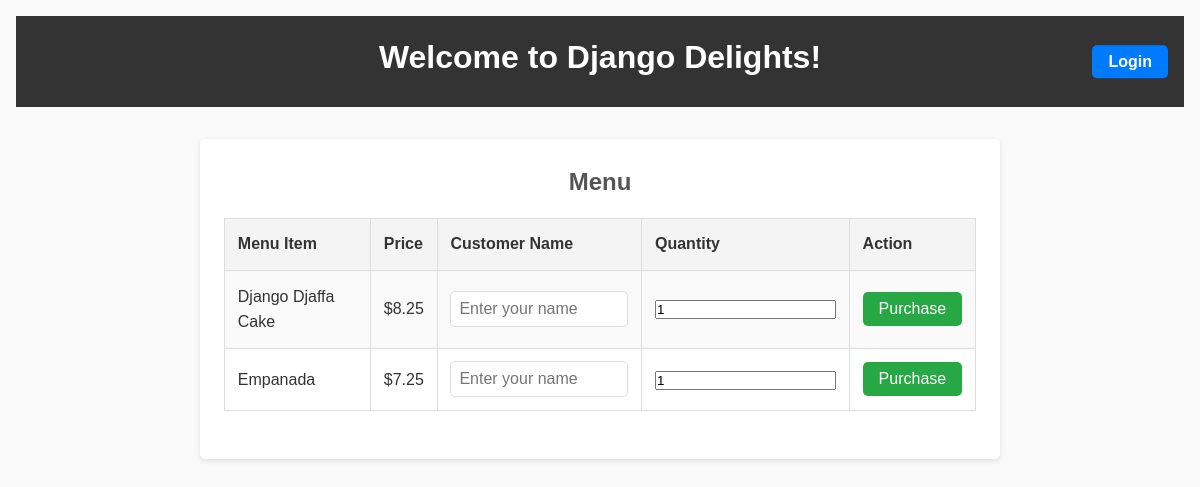
The page / on the database its author committed.
### inventory/models.py (models this page shows, shortened)
class MenuItem(models.Model):
    title = models.CharField(max_length=100, unique=True)
    price = models.DecimalField(max_digits=10, decimal_places=2)

### inventory/views.py (the view, shortened to what this page needs)
# urls.py: 2. Add a URL to urlpatterns:  path('', views.home, name='home')
def home(request):
    menu_items = MenuItem.objects.all()  # Get all menu items
    return render(request, 'home.html', {'menu_items': menu_items})

### templates/home.html (shortened to what this page needs)
<!DOCTYPE html>
<html>
<head>
    {% load static %}
    <link rel="stylesheet" href="{% static 'css/home.css' %}">
</head>
<body>
    <header>
        <h1>Welcome to Django Delights!</h1>
        <div class="login-button">
            <a href="{% url 'login' %}">Login</a>
        </div>
    </header>
    <main>
        <h2>Menu</h2>
        <form method="post">
            <table>
                <tr>
                    <th>Menu Item</th>
                    <th>Price</th>
                    <th>Customer Name</th>
                    <th>Quantity</th>
                    <th>Action</th>
                </tr>
                {% for item in menu_items %}
                <tr>
                    <form method="post">
                        <td>{{ item.title }}</td>
                        <td>${{ item.price }}</td>
                        <td>
                            <input type="text" name="customer_name" placeholder="Enter your name" required>
                        </td>
                        <td>
                            <input type="number" name="quantity" value="1" min="1" required>
                        </td>
                        <td>
                            <button type="submit" name="menu_item_id" value="{{ item.id }}">Purchase</button>
                        </td>
                    </form>
                </tr>
                {% endfor %}
            </table>
        </form>
    </main>
</body>
</html>

### static/css/home.css (style rules this page uses)
* { margin: 0; padding: 0; box-sizing: border-box; }
body { font-family: Arial, sans-serif; background-color: #f9f9f9; color: #333; line-height: 1.6; padding: 1rem; }
header { text-align: center; background-color: #333; color: white; padding: 1rem; position: relative; }
header h1 { font-size: 2rem; margin-bottom: 0.5rem; }
header .login-button { position: absolute; top: 50%; right: 1rem; transform: translateY(-50%); }
header .login-button a { background-color: #007bff; color: white; padding: 0.5rem 1rem; border-radius: 5px; text-decoration: none; font-weight: bold; transition: background-color 0.2s ease; }
main { max-width: 800px; margin: 2rem auto; background-color: white; padding: 1.5rem; border-radius: 5px; box-shadow: 0 2px 5px rgba(0, 0, 0, 0.1); }
main h2 { margin-bottom: 1rem; text-align: center; color: #555; }
table { width: 100%; border-collapse: collapse; margin-bottom: 1.5rem; }
table th, table td { padding: 0.8rem; text-align: left; border: 1px solid #ddd; }
table th { background-color: #f4f4f4; font-weight: bold; }
table tr:nth-child(even) { background-color: #f9f9f9; }
table input[type="text"] { width: 100%; padding: 0.5rem; border: 1px solid #ddd; border-radius: 5px; font-size: 1rem; }
table button { background-color: #28a745; color: white; padding: 0.5rem 1rem; border: none; border-radius: 5px; cursor: pointer; font-size: 1rem; transition: background-color 0.2s ease; }

### rows shown on the page
MenuItem: title "Django Djaffa Cake", price "8.25"
MenuItem: title "Empanada", price "7.25", {{ item.id }} 3 (drawn)
